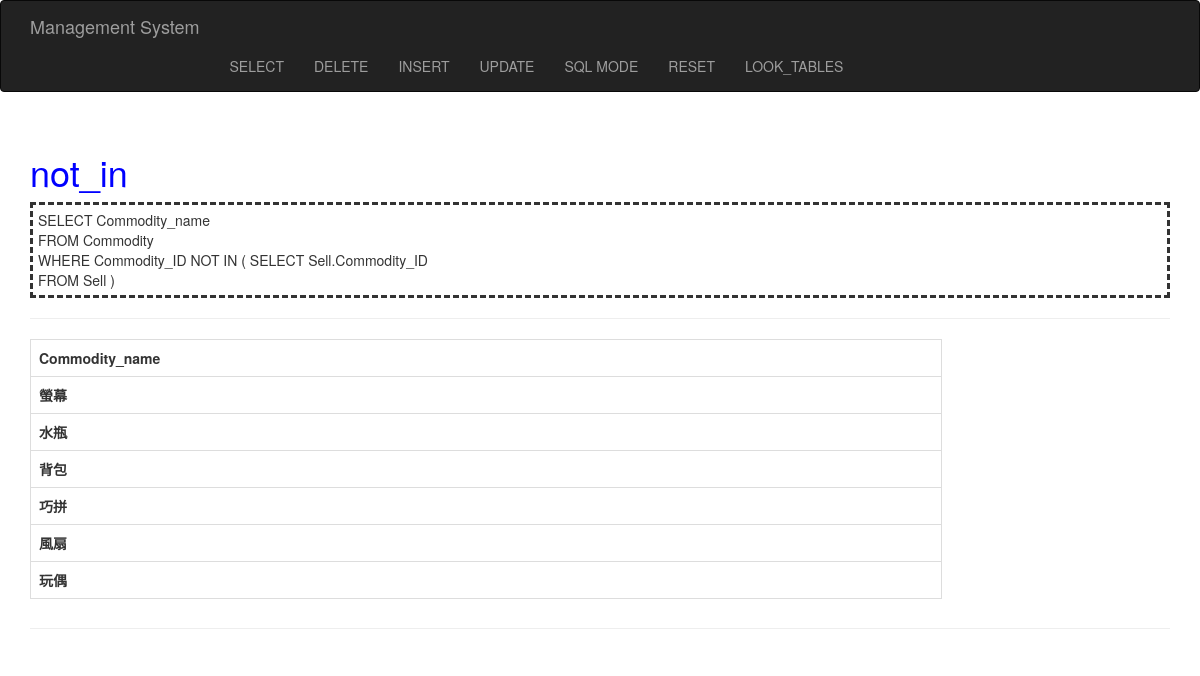
Screenshot of /select/not_in with the database file from the repository.
### tables this page shows
CREATE TABLE Commodity(
	Commodity_ID INTEGER PRIMARY KEY,
	Commodity_name TEXT NOT NULL,
	Commodity_weight INTEGER NOT NULL,
	Manufacturer_ID INTEGER NOT NULL,
	FOREIGN KEY (Manufacturer_ID) REFERENCES Manufacturer (Manufacturer_ID)
);

### dbms/button.py (the view)
@bp.route('/select/<advance>')
def select_btn(advance):
    query_collection = dict()
    query_collection['select'] = ["SELECT *", "FROM Commodity", "WHERE (Commodity_ID%2 == 0)"]
    query_collection['in'] = ["SELECT Commodity_name, Retailer_name, Commodity_price", "FROM Commodity, Sell, Retailer", "WHERE Commodity.Commodity_ID=Sell.Commodity_ID AND Sell.Retailer_ID=Retailer.Retailer_ID AND", "Commodity.Commodity_ID IN ( SELECT Sell.Commodity_ID FROM Sell )"]
    query_collection['not_in'] = ["SELECT Commodity_name", "FROM Commodity", "WHERE Commodity_ID NOT IN ( SELECT Sell.Commodity_ID", "FROM Sell )"]
    query_collection['exists'] = ["SELECT Manufacturer_name, Commodity_ID, amount", "FROM Manufacturer", "WHERE EXISTS ( SELECT * FROM Commodity WHERE Manufacturer.Commodity_ID=Commodity.Commodity_ID)", "ORDER BY Commodity_ID"]
    query_collection['not_exists'] = ["SELECT Commodity_name", "FROM Commodity", "WHERE NOT EXISTS ( SELECT * FROM Manufacturer WHERE Manufacturer.Commodity_ID=Commodity.Commodity_ID )"]
    query_collection['count'] = ["SELECT count(Commodity_weight)", "FROM Commodity", "WHERE (Commodity_ID%2 == 1)"]
    query_collection['sum'] = ["SELECT sum(Commodity_weight)", "FROM Commodity"]
    query_collection['max'] = ["SELECT max(Commodity_weight)", "FROM Commodity"]
    query_collection['min'] = ["SELECT min(Commodity_weight)", "FROM Commodity"]
    query_collection['avg'] = ["SELECT Manufacturer_ID, avg(Commodity_weight)", "FROM Commodity", "GROUP BY Manufacturer_ID", "ORDER BY avg(Commodity_weight)"]
    query_collection['having'] = ["SELECT Manufacturer_ID, avg(Commodity_weight), sum(Commodity_weight)", "FROM Commodity", "GROUP BY Manufacturer_ID", "HAVING COUNT(Manufacturer_ID)>1"]
    db = get_db()
    sql = query_collection[advance]
    content = db.execute(
        " ".join(sql)
    ).fetchall()
    print(content)
    return render_template('select.html', advance=advance, sql=sql, content=content)

### dbms/db.py (called while the page is built)
def get_db():
    if 'db' not in g:
        g.db = sqlite3.connect(
            current_app.config['DATABASE'],
            detect_types=sqlite3.PARSE_DECLTYPES
        )
        g.db.row_factory = sqlite3.Row
    return g.db

### dbms/templates/select.html (shortened to what this page needs)
{% extends "base.html" %}
{% block page_content %}
<div class="page-header">
	<h1><font color="blue">{{ advance }}</font></h1>
	<div class="sqlstyle">
	{% for query_slice in sql %}
		<div>{{ query_slice }}</div>
	{% endfor %}
	</div>
	<hr>
	<table class="table-hover table-bordered table" style="width: 80%;">
		<tr>
			{% if content %}
				{% for key in content[0].keys() %}
					<th>{{ key }}</th>
				{% endfor %}
			{% endif %}
		</tr>
		{% if content %}
			{% for row in content %}
				<tr>
				{% for key in content[0].keys() %}
				<th>{{ row[key] }}</th>
				{% endfor %}
				</tr>
			{% endfor %}
		{% endif %}
	</table>
</div>
{% endblock %}

### dbms/static/my.css (style rules this page uses)
.sqlstyle { border-style : dashed; padding: 5px; }

### rows the page displays
Commodity: Commodity_name "螢幕"
Commodity: Commodity_name "水瓶"
Commodity: Commodity_name "背包"
Commodity: Commodity_name "巧拼"
Commodity: Commodity_name "風扇"
Commodity: Commodity_name "玩偶"

### other values shown
{{ advance }} "not_in"
{{ query_slice }} "SELECT Commodity_name" "FROM Commodity" "WHERE Commodity_ID NOT IN ( SELECT Sell.Commodity_ID" "FROM Sell )"
{{ key }} "Commodity_name"
